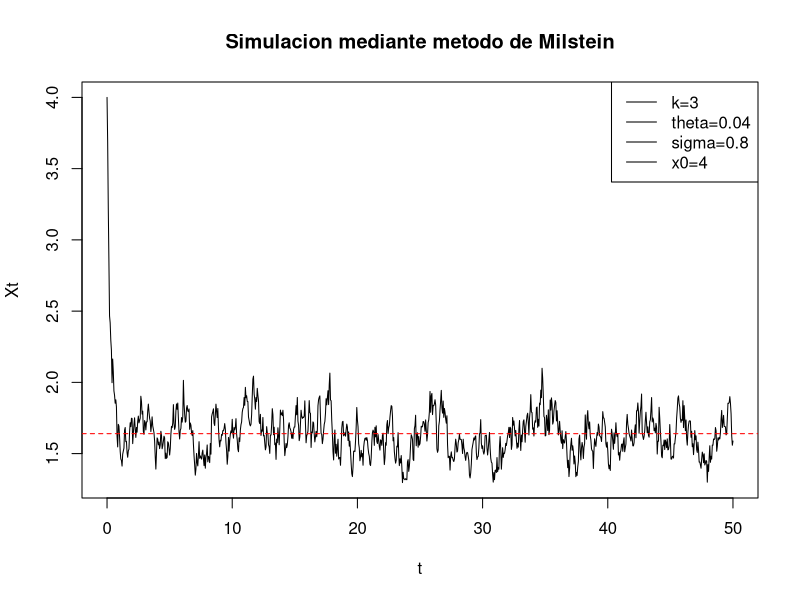

Source code (R):
# Parámetros
T <- 50              # Tiempo final
n <- 1000

#Generador trayectoria Browniano
brown<-function(w0,n,T){
  delta<-T/n #Delta de la partición
  W<-c(w0) #Valor inicial
  for (i in 1:n) {
    x<-rnorm(1,mean=0, sd=1) #num aleatorio normal
    w<-W[i]+x*sqrt(delta) 
    W<-c(W,w)
  }
  return(W)
}
W<-brown(w0=0,n,T)

#Generamos la función que simula el proceso cir
OUGM<-function(x0,k,theta,sigma,n,T,W){
  delta<-T/n
  X <- c(x0)
  for (i in 1:n) {
    x<-X[i]+k*(theta-log(X[i]))*X[i]*delta + sigma*X[i]*(W[i+1]-W[i])+1/2*sigma^2*X[i]*((W[i+1]-W[i])^2-delta)
    X<-c(X,x)
  }
  return(X)
}

tiempo<-seq(from=0, to=T,by=T/n)
p<-OUGM(x0=4,k=3,theta=0.5,sigma=0.2,n,T,W)
# Graficamos Xt
plot(tiempo, p, type = "l", col = "black",ylim = range(p), xlab="t", ylab = "Xt", main= "Simulacion mediante metodo de Milstein")
legend("topright", legend = c("k=3","theta=0.04","sigma=0.8", "x0=4"), lty = 1)
abline(h =1.64, col = "red", lty = 2)
